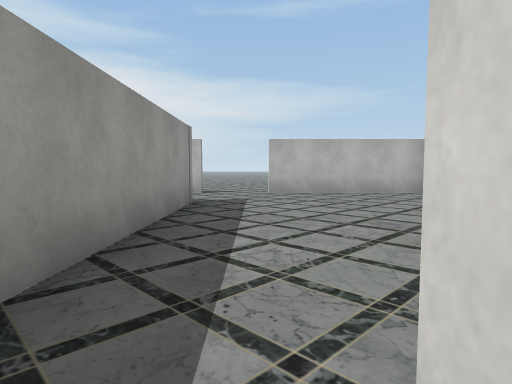
View 1 (above)

16 first-person views from a walk through a Unity game level. The camera is 1.5 m above the floor, tilts 4° down and sees 75° across. Doors are open. The floor is counted in squares, 2 m on a side. Each view is taken from the middle of a square. On the plan, view 1 faces up. The plan holds only what a view shows up to about 11 squares ahead; the rest is blank. The place goes on beyond the plan. The player character is not drawn. Some surface patterns are stand-ins.

View 2
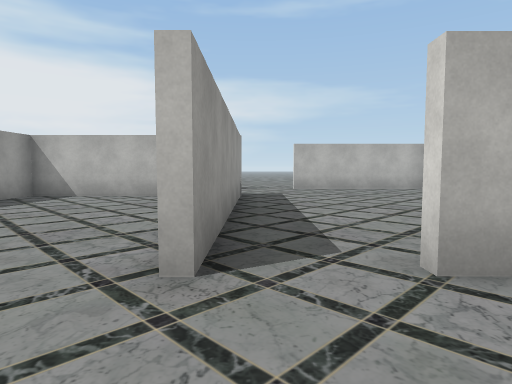

View 3
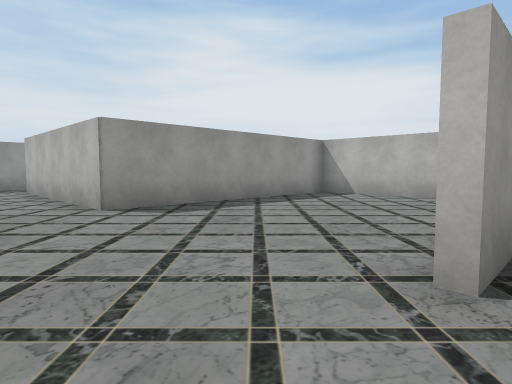

View 4
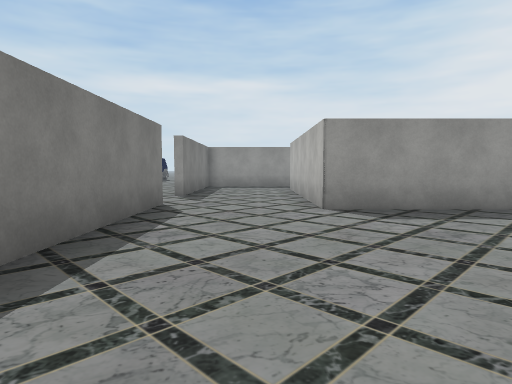

View 5
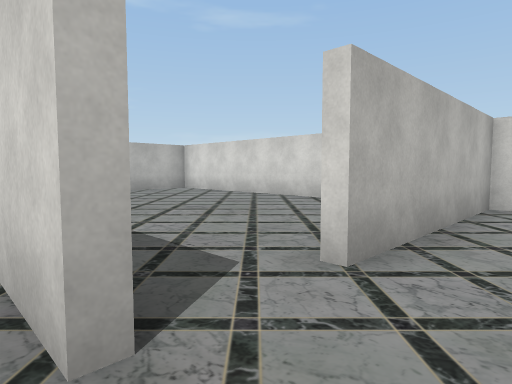

View 6
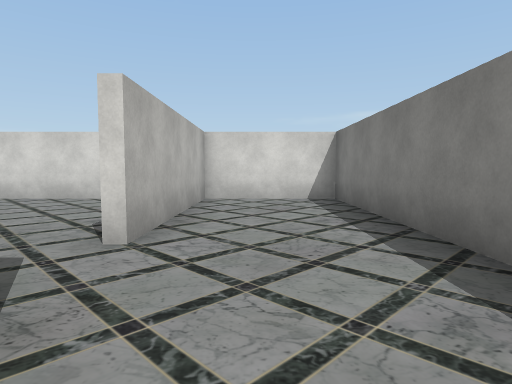

View 7
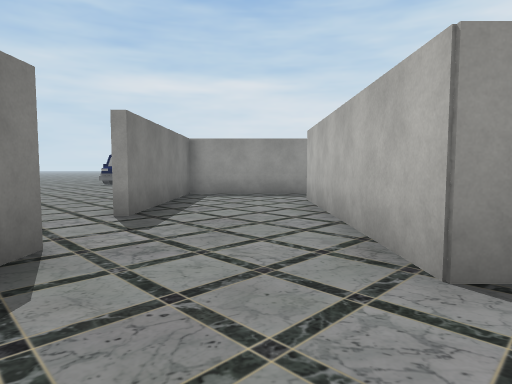

View 8
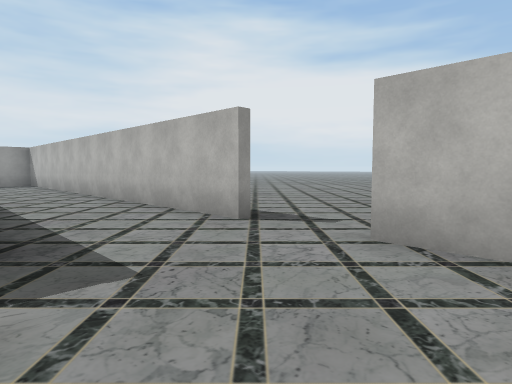

View 9
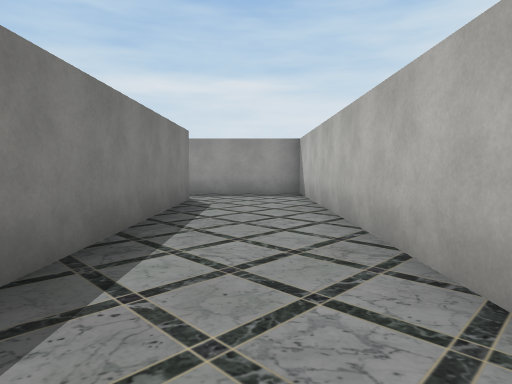

View 10
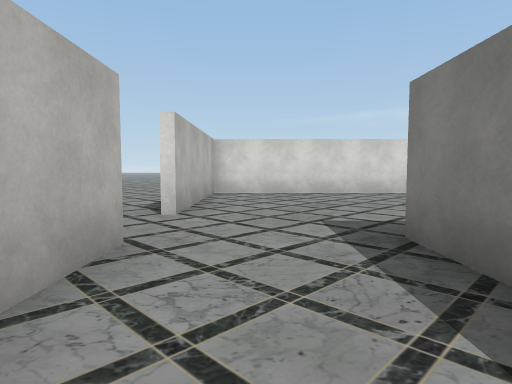

View 11
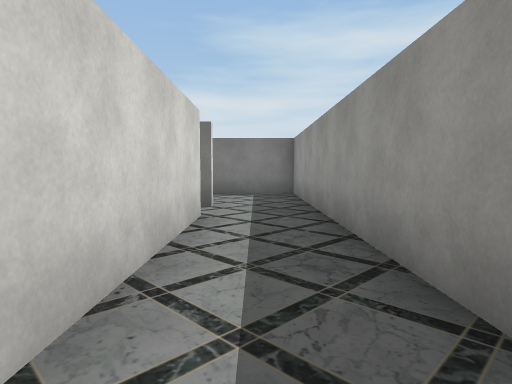

View 12
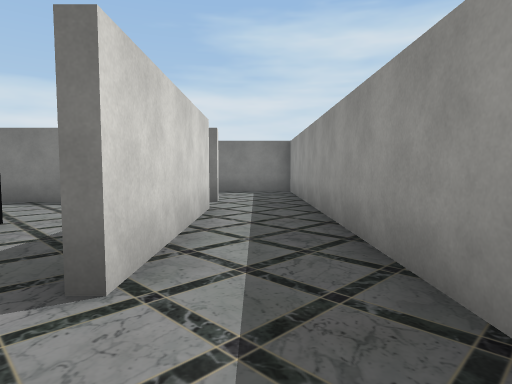

View 13
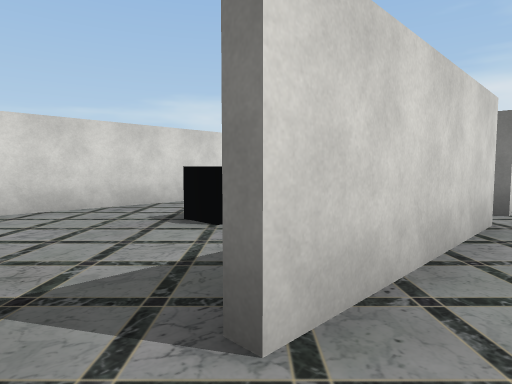

View 14
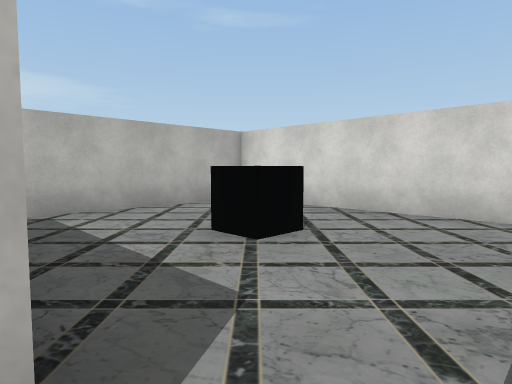

View 15
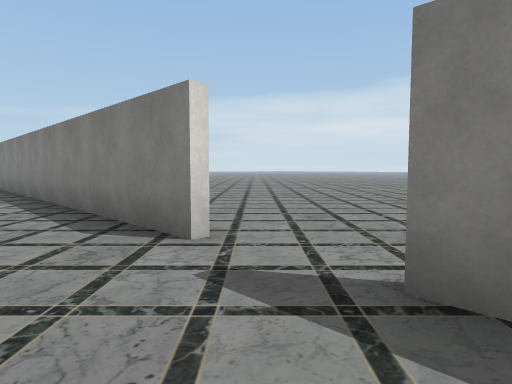

View 16
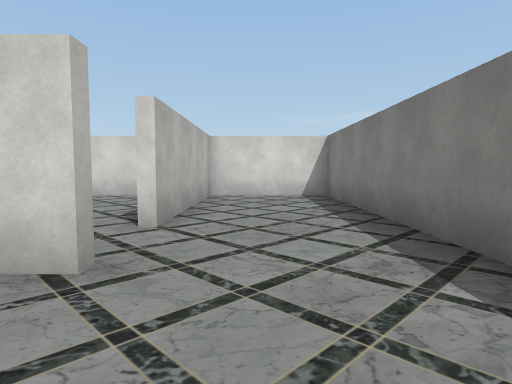

### Floor plan
Ten units are one square. View 1 is at (0, 0); x grows to the right and y downward. Boxes are objects, and circles mark ways between rooms. Rooms are numbered by the first view taken in them; rooms with no view inside come last. Other rooms are left out.
<svg viewBox="-156 -110 214 145">
<path fill="none" stroke="#000" d="M-17 -2 -17 -16M-81 30 53 30 53 -3 2 -3M-36 -71 -71 -71 -71 -3 -131 -3M-151 5 -151 30 -101 30M-30 -74 -14 -74 -14 -2M-16 -103 -151 -103 -151 5M-131 -74 -71 -74M53 -22 53 -103 4 -103M-131 -16 -131 -61M-96 -5 -82 -5M-74 -16 -74 -71 -120 -71"/>
<rect x="-105" y="-45" width="10" height="10" fill="#bbb"><title>other object</title></rect>
<circle cx="-140" cy="0" r="3" fill="#2a7"/>
<circle cx="0" cy="-10" r="3" fill="#2a7"/>
<circle cx="-130" cy="-10" r="3" fill="#2a7"/>
<circle cx="-130" cy="-60" r="3" fill="#2a7"/>
<text x="-40" y="-10">1</text>
<text x="-30" y="-80">2</text>
<text x="-100" y="-40">3</text>
</svg>
Room 1 opens to room 2. Room 2 opens to room 3.

Where each view was taken, in squares from view 1:
view 1: 0 up, 0 right, facing up
view 2: 2 down, 1 left, facing up
view 3: 2 down, 1 left, facing up-left
view 4: 1 down, 1 left, facing left
view 5: 1 down, 2 left, facing up-right
view 6: 1 down, 3 left, facing right
view 7: 1 down, 5 left, facing left
view 8: 7 up, 2 right, facing up-left
view 9: 9 up, 5 left, facing left
view 10: 9 up, 5 left, facing right
view 11: 7 up, 14 left, facing down
view 12: 8 up, 14 left, facing down
view 13: 7 up, 14 left, facing down-right
view 14: 1 up, 13 left, facing up-right
view 15: 1 down, 11 left, facing down-right
view 16: 1 down, 4 left, facing right
